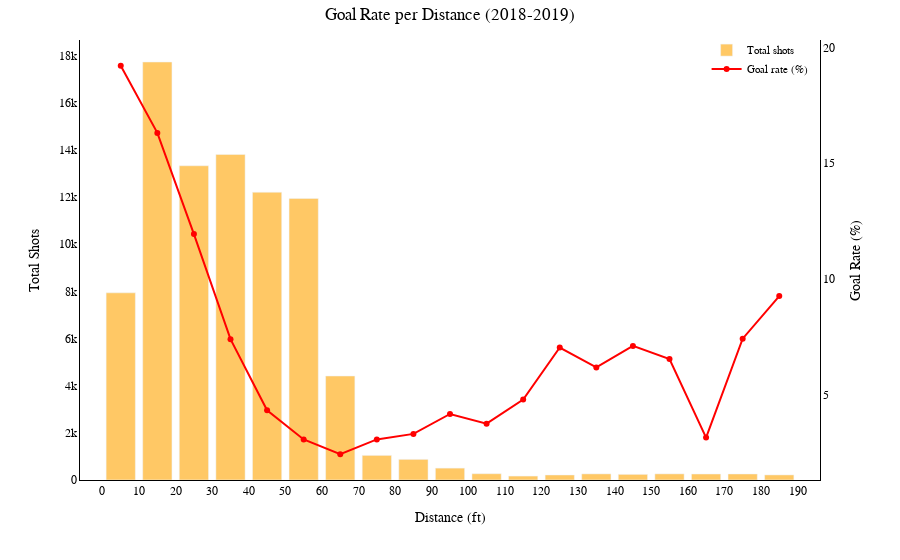

The notebook cell saved with this chart:
### Code cell
'''test for one season'''

shots_per_bin, rate_per_bin, shots_per_sum=calculate_metrics(df_2018)

fig = go.Figure()


fig.add_trace(go.Bar(
    x=(shots_per_bin.index.astype(int) + bin_size/2),  # bin midpoints
    y=shots_per_bin.values,
    name="Total shots",
    marker_color="orange",
    opacity=0.6,
    yaxis="y1"
))

fig.add_trace(go.Scatter(
    x=(rate_per_bin.index.astype(int) + bin_size/2),
    y=rate_per_bin.values,
    name="Goal rate (%)",
    mode="markers+lines",
    marker=dict(color="red"),
    yaxis="y2"
))


family_titles="Times New Roman"
fig.update_layout(
    plot_bgcolor="white",
    paper_bgcolor="white",
    title=dict(
    text="Goal Rate per Distance (2018-2019)",
    font=dict(size=17, family=family_titles, color="black"),  # title font
    x=0.5,
    pad=dict(t=1)

    ),
    xaxis=dict(
        title=dict(
            text="Distance (ft)",
            font=dict(size=14, family=family_titles, color="black")
        ),
        tickfont=dict(size=12, family=family_titles, color="black"),
        showgrid=False,
        zeroline=False,      
        showline=True,       
        linecolor="black",   
        linewidth=1        
    ),
    yaxis=dict(
        title=dict(
            text="Total Shots",
            font=dict(size=14, family=family_titles, color="black")
        ),
        tickfont=dict(size=12, family=family_titles, color="black"),
        showgrid=False,
        zeroline=False,      
        showline=True,       
        linecolor="black",   
        linewidth=1        
    ),
    yaxis2=dict(
        title=dict(
            text="Goal Rate (%)",
            font=dict(size=14, family=family_titles, color="black")
        ),
        tick0=0,
        dtick=5,  
        tickfont=dict(size=12, family=family_titles, color="black"),
        overlaying="y",
        side="right",
        showgrid=False,
        zeroline=False,      
        showline=True,       
        linecolor="black",   
        linewidth=1        
    ),
    legend=dict(
        x=0.99, y=1.01,              
        xanchor="right", yanchor="top",
        font=dict(size=11, family=family_titles, color="black"),
        bgcolor="rgba(255,255,255,0.5)"  # optional background
    ),
    barmode="group",
    margin=dict(t=40)
    )

fig.update_xaxes(
    tick0=0,   # where ticks start
    dtick=10,  # step size
    tickmode="linear"
)

#fig.add_annotation(
#    text=caption,
#    xref="paper", yref="paper",
#    x=1.1, y=-0.4,
#    showarrow=False,
#    font=dict(size=12, family=family_titles, color="black"),
#    align="left"
#)

#fig.write_image("shot_types.svg")   # SVG
#fig.write_image("distance2018.png", scale=5)
fig.show()

### Figure 1 — Plotly figure (JSON) as saved in the notebook; plotly's stock layout.template omitted (floating-point values rounded to 4 significant figures)
{"data": [{"marker": {"color": "orange"}, "name": "Total shots", "opacity": 0.6, "type": "bar", "x": [5.0, 15.0, 25.0, 35.0, 45.0, 55.0, 65.0, 75.0, 85.0, 95.0, 105.0, 115.0, 125.0, 135.0, 145.0, 155.0, 165.0, 175.0, 185.0], "y": [7940, 17733, 13332, 13812, 12208, 11944, 4412, 1044, 875, 504, 267, 167, 213, 259, 239, 260, 254, 256, 216], "yaxis": "y"}, {"marker": {"color": "red"}, "mode": "markers+lines", "name": "Goal rate (%)", "type": "scatter", "x": [5.0, 15.0, 25.0, 35.0, 45.0, 55.0, 65.0, 75.0, 85.0, 95.0, 105.0, 115.0, 125.0, 135.0, 145.0, 155.0, 165.0, 175.0, 185.0], "y": [19.21, 16.31, 11.94, 7.4, 4.33, 3.07, 2.43, 3.07, 3.31, 4.17, 3.75, 4.79, 7.04, 6.18, 7.11, 6.54, 3.15, 7.42, 9.26], "yaxis": "y2"}], "layout": {"barmode": "group", "legend": {"bgcolor": "rgba(255,255,255,0.5)", "font": {"color": "black", "family": "Times New Roman", "size": 11}, "x": 0.99, "xanchor": "right", "y": 1.01, "yanchor": "top"}, "margin": {"t": 40}, "paper_bgcolor": "white", "plot_bgcolor": "white", "title": {"font": {"color": "black", "family": "Times New Roman", "size": 17}, "pad": {"t": 1}, "text": "Goal Rate per Distance (2018-2019)", "x": 0.5}, "xaxis": {"dtick": 10, "linecolor": "black", "linewidth": 1, "showgrid": false, "showline": true, "tick0": 0, "tickfont": {"color": "black", "family": "Times New Roman", "size": 12}, "tickmode": "linear", "title": {"font": {"color": "black", "family": "Times New Roman", "size": 14}, "text": "Distance (ft)"}, "zeroline": false}, "yaxis": {"linecolor": "black", "linewidth": 1, "showgrid": false, "showline": true, "tickfont": {"color": "black", "family": "Times New Roman", "size": 12}, "title": {"font": {"color": "black", "family": "Times New Roman", "size": 14}, "text": "Total Shots"}, "zeroline": false}, "yaxis2": {"dtick": 5, "linecolor": "black", "linewidth": 1, "overlaying": "y", "showgrid": false, "showline": true, "side": "right", "tick0": 0, "tickfont": {"color": "black", "family": "Times New Roman", "size": 12}, "title": {"font": {"color": "black", "family": "Times New Roman", "size": 14}, "text": "Goal Rate (%)"}, "zeroline": false}}}
